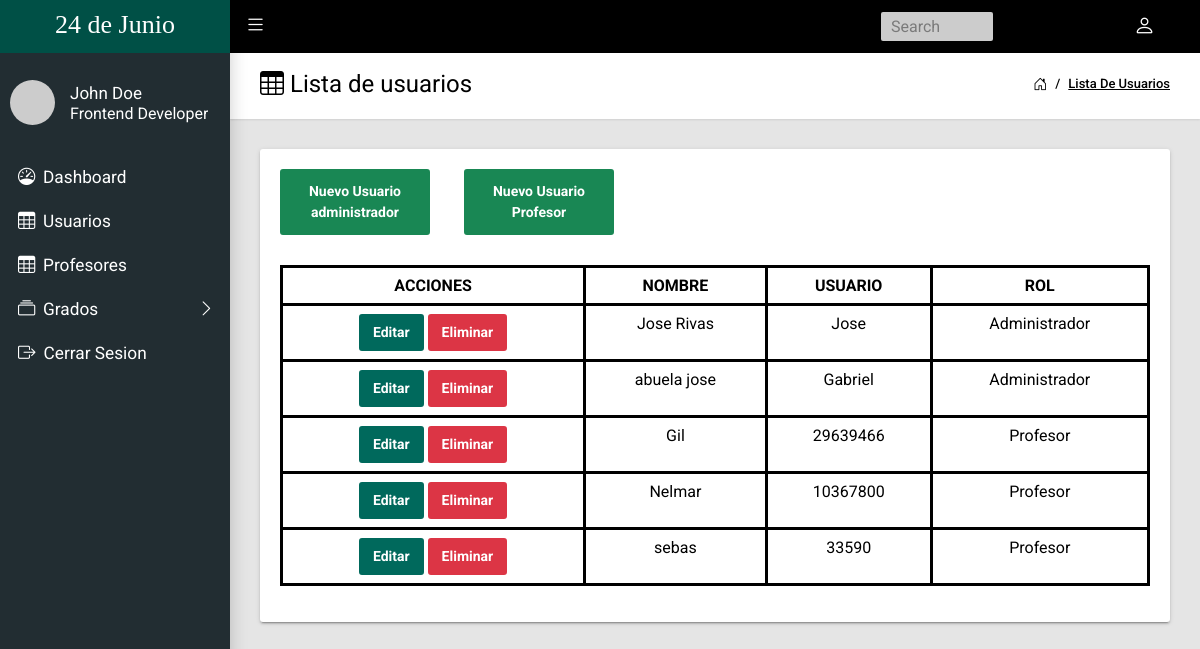
The app's page /lista_usuarios.php with its own data.
### tables this page shows
CREATE TABLE `usuarios_administrador` (
  `ID` int(11) NOT NULL COMMENT 'ID del usuario',
  `usuario` varchar(50) NOT NULL COMMENT 'nombre del usuario',
  `pass` varchar(50) NOT NULL COMMENT 'password del usuario',
  `nombre` varchar(50) NOT NULL COMMENT 'nombre del usuario',
  `rol` varchar(50) NOT NULL COMMENT 'rol del usuario'
);

CREATE TABLE `usuarios_profesor` (
  `ID` int(11) NOT NULL COMMENT 'ID del usuario',
  `usuario` varchar(50) NOT NULL COMMENT 'nombre del usuario',
  `pass` varchar(50) NOT NULL COMMENT 'password del usuario',
  `nombre` varchar(50) NOT NULL COMMENT 'nombre del usuario',
  `rol` varchar(50) NOT NULL COMMENT 'rol del usuario',
  `edad` varchar(11) NOT NULL COMMENT 'edad del profesor',
  `cedula` varchar(11) NOT NULL COMMENT 'cedula del profesor',
  `direccionCorreo` text NOT NULL COMMENT 'correo del profesor',
  `telefono` varchar(50) NOT NULL COMMENT 'telefono del profesor'
);

### lista_usuarios.php (the view, shortened to what this page needs)
<?php
require_once 'administrador/Tools/header.php';
require_once 'administrador/Tools/modificar.php';
?>
<main class="app-content">
      <div class="app-title">
        <div>
          <h1><i class="bi bi-table"></i> Lista de usuarios </h1>
        </div>
        <ul class="app-breadcrumb breadcrumb">
          <li class="breadcrumb-item"><i class="bi bi-house-door fs-6"></i></li>
          <li class="breadcrumb-item"><a href="lista_usuarios.php">Lista de usuarios</a></li>
        </ul>
      </div>
      <div class="row">
        <div class="col-md-12">
          <div class="tile">
          <div class="tile-body">
              <div class="table-responsive">
                <table class="table table-hover table-bordered" id="table_usuarios" style="text-align:center">
                <div>
                <button class="btn btn-success" type="button"
                onclick="nuevoUsuario()">Nuevo Usuario administrador</button>
                <button class="btn btn-success" type="button"
                onclick="nuevoUsuarioProfe()">Nuevo Usuario Profesor</button>
                </div>
                  <thead>
                    <tr>
                      <th>ACCIONES</th>
                      <th>NOMBRE</th>
                      <th>USUARIO</th>
                      <th>ROL</th>
                    </tr>
                  </thead>
                  <tbody>
                    <?php
                      $sql= " SELECT * FROM usuarios_administrador WHERE ID ";
                      $resultado =  mysqli_query($conexion, $sql);
                      while($mostrar = mysqli_fetch_array($resultado)){
                    ?>
                    <tr>
                      <td style="text-align:center">
                      <button href="modificar.php?id=<?=$mostrar['ID']?>" class="btn btn-primary" name="id_modificar" tittle="Editar" onclick=" ModificarUsuario_Admin()">Editar</button>
                      <button href="lista_usuarios.php?id=<?=$mostrar['ID']?>" class="btn btn-danger" tittle="Eliminar" onclick="advertencia(event)">Eliminar</button>
                      </td>
                      <td><?php echo $mostrar['nombre']?></td>
                      <td><?php echo $mostrar['usuario']?></td>
                      <td><?php echo $mostrar['rol']?></td>
                    </tr>
                    <?php
                      }
                    ?>
                  <?php
                      $sql = "SELECT * FROM usuarios_profesor";
                      $resultado =  mysqli_query($conexion, $sql);
                      while($mostrar = mysqli_fetch_array($resultado)){
                    ?>
                    <tr>
                      <td style="text-align:center">
                      <button class="btn btn-primary" tittle="Editar" >Editar</button>
                      <button href="lista_usuarios.php?id=<?=$mostrar['ID']?>" class="btn btn-danger" tittle="Eliminar" onclick="advertencia(event)">Eliminar</button>
                      </td>
                      <td><?php echo $mostrar['nombre']?></td>
                      <td><?php echo $mostrar['usuario']?></td>
                      <td><?php echo $mostrar['rol']?></td>
                    </tr>
                    <?php
                      }
                    ?>
                  </tbody>
                </table>
              </div>
            </div>
          </div>
        </div>
    </div>
</main>
<?php
require_once 'administrador/Tools/footer.php';
?>

### administrador/Tools/header.php (shortened to what this page needs)
<!DOCTYPE html>
<html lang="es">
  <head>
    <link rel="stylesheet" type="text/css" href="administrador/css/main.css">
    <link rel="stylesheet" type="text/css" href="administrador/css/style.css">
    <link rel="stylesheet" type="text/css" href="https://cdn.jsdelivr.net/npm/bootstrap-icons@1.10.5/font/bootstrap-icons.css">
    <link rel="stylesheet" type="text/css" href="//cdn.datatables.net/2.0.5/css/dataTables.dataTables.min.css">
  </head>
  <body class="app sidebar-mini">
    <header class="app-header"><a class="app-header__logo" href="Index.php
    ">24 de Junio</a>
      <a class="app-sidebar__toggle" href="#" data-toggle="sidebar" aria-label="Hide Sidebar"></a>
      <ul class="app-nav">
        <li class="app-search">
          <input class="app-search__input" type="search" placeholder="Search">
          <button class="app-search__button"><i class="bi bi-search"></i></button>
        </li>
        <li class="dropdown"><a class="app-nav__item" href="#" data-bs-toggle="dropdown" aria-label="Open Profile Menu"><i class="bi bi-person fs-4"></i></a>
        </li>
      </ul>
    </header>
    <?php require_once 'administrador/Tools/nav.php'; ?>

### administrador/Tools/nav.php (shortened to what this page needs)
<aside class="app-sidebar">
  <div class="app-sidebar__user"><img class="app-sidebar__user-avatar" src="https://randomuser.me/api/portraits/men/1.jpg" alt="User Image">
    <div>
      <p class="app-sidebar__user-name">John Doe</p>
      <p class="app-sidebar__user-designation">Frontend Developer</p>
    </div>
  </div>
  <ul class="app-menu">
    <li><a class="app-menu__item" href="index.php"><i class="app-menu__icon bi bi-speedometer"></i><span class="app-menu__label">Dashboard</span></a></li>
    <li><a class="app-menu__item" href="lista_usuarios.php"><i class="app-menu__icon bi bi-table"></i><span class="app-menu__label">Usuarios</span></a></li>
    <li><a class="app-menu__item" href="lista_Profesores.php"><i class="app-menu__icon bi bi-table"></i><span class="app-menu__label">Profesores</span></a></li>
    <li class="treeview"><a class="app-menu__item" href="#" data-toggle="treeview"><i class="app-menu__icon bi bi-collection"></i><span class="app-menu__label">Grados</span><i class="treeview-indicator bi bi-chevron-right"></i></a>
    <li><a class="app-menu__item" href="cerrarSesion.php"><i class="bi bi-box-arrow-right me-2 fs-5"></i><span class="app-menu__label">Cerrar Sesion</span></a></li>
  </ul>
</aside>

### administrador/Tools/footer.php (shortened to what this page needs)
</html>

### administrador/css/style.css (style rules this page uses)
*, *::before, *::after { padding: 0; margin: 0; box-sizing: border-box; }
body { font-family: 'Roboto', sans-serif; }
input { width: 50%; padding: .5em; text-align: left; border-radius: 10px; }
button { color:#f2f2f2; background: #153744; }

### records on screen
usuarios_administrador: nombre "Jose Rivas", usuario "Jose", rol "Administrador"
usuarios_administrador: nombre "abuela jose", usuario "Gabriel", rol "Administrador"
usuarios_profesor: nombre "Gil", usuario "29639466", rol "Profesor"
usuarios_profesor: nombre "Nelmar", usuario "10367800", rol "Profesor"
usuarios_profesor: nombre "sebas", usuario "33590", rol "Profesor"
